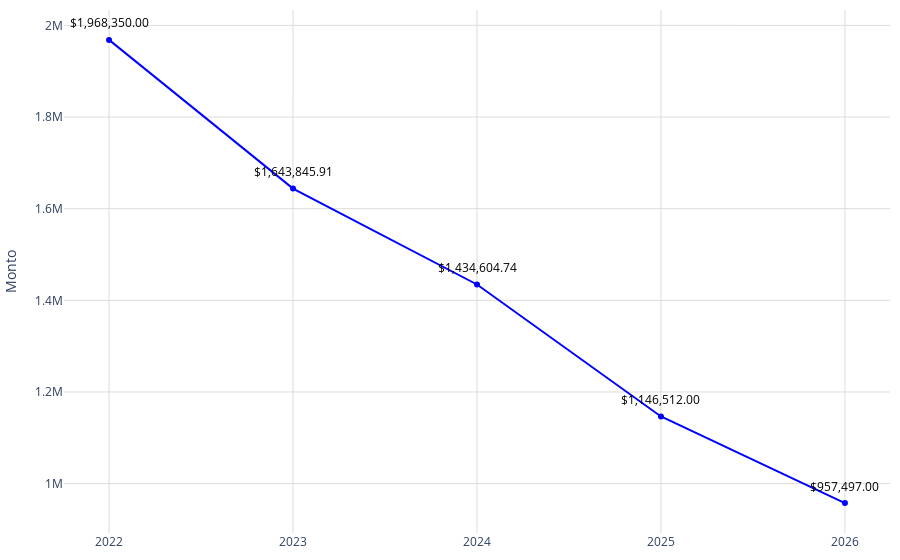

The code cell stored with this chart in its notebook:
### Code cell
# Datos
año = total_todos['año']
promedio = total_todos['precio_promedio']

# Crear una función para formatear los valores grandes en palabras en español
def formatear_numero(valor):
    if valor >= 1_000_000_000_000:
        return f'{valor / 1_000_000_000:.2f} billones'
    elif valor >= 1_000_000_000:
        return f'{valor / 1_000_000_000:.0f} mil millones'  # Mil millones
    elif valor >= 1_000_000:
        return f'{valor / 1_000_000:.0f} millones'  # Millones
    elif valor >= 1_000:
        return f'{valor / 1_000:.0f} mil'  # Mil
    else:
        return str(valor)
# Configurar los valores y el texto del eje Y
tickvals = [4150000000000, 4160000000000, 4170000000000]
ticktext = [formatear_numero(val) for val in tickvals]

fig = go.Figure()
fig.add_trace(go.Scatter(
    x=año,
    y=promedio,
    mode='markers+lines',
    marker=dict(color='blue'),
))
# Agregar anotaciones para mostrar los valores encima de los puntos
for a, p in zip(año, promedio):
    fig.add_annotation(
        x=a,
        y=p,
        text=f"${p:,.2f}",  # Formatear el valor del promedio como moneda
        showarrow=False,
        font=dict(color='black', size=12),
        xshift=0,
        yshift=17,
        textangle=0
    )
# Actualizar diseño
fig.update_layout(
    #title='Plusvalía estimada',   
    yaxis=dict(
        title="Monto",
        gridwidth=1,  # Ancho de las líneas de la cuadrícula
        gridcolor='#dddcda', 

    ),
    xaxis=dict(
        gridcolor='#dddcda', 
        tickmode='array',
        tickvals=año,
        ticktext=año
    ),
    plot_bgcolor='rgba(0,0,0,0)',
        margin=dict(l=10, r=10, t=10, b=10)

)
# Exportar gráfica como archivo HTML
def guardar_grafico_como_html(fig, nombre_archivo, carpeta='graficas'):
    # Crear la carpeta si no existe
    if not os.path.exists(carpeta):
        os.makedirs(carpeta)
    
    # Gráfica como archivo HTML en la carpeta especificada
    pio.write_html(fig, f'{carpeta}/{nombre_archivo}.html')

guardar_grafico_como_html(fig, 'g_scatt_plusvaliaestimada', carpeta='graficas')
fig.show()

### Figure 1 — Plotly figure (JSON) as saved in the notebook; plotly's stock layout.template omitted (floating-point values rounded to 4 significant figures)
{"data": [{"marker": {"color": "blue"}, "mode": "markers+lines", "type": "scatter", "x": [2022, 2023, 2024, 2025, 2026], "y": [1968350, 1644000.0, 1435000.0, 1146512, 957497]}], "layout": {"annotations": [{"font": {"color": "black", "size": 12}, "showarrow": false, "text": "$1,968,350.00", "textangle": 0, "x": 2022, "xshift": 0, "y": 1968350, "yshift": 17}, {"font": {"color": "black", "size": 12}, "showarrow": false, "text": "$1,643,845.91", "textangle": 0, "x": 2023, "xshift": 0, "y": 1644000.0, "yshift": 17}, {"font": {"color": "black", "size": 12}, "showarrow": false, "text": "$1,434,604.74", "textangle": 0, "x": 2024, "xshift": 0, "y": 1435000.0, "yshift": 17}, {"font": {"color": "black", "size": 12}, "showarrow": false, "text": "$1,146,512.00", "textangle": 0, "x": 2025, "xshift": 0, "y": 1146512, "yshift": 17}, {"font": {"color": "black", "size": 12}, "showarrow": false, "text": "$957,497.00", "textangle": 0, "x": 2026, "xshift": 0, "y": 957497, "yshift": 17}], "margin": {"b": 10, "l": 10, "r": 10, "t": 10}, "plot_bgcolor": "rgba(0,0,0,0)", "xaxis": {"gridcolor": "#dddcda", "tickmode": "array", "ticktext": [2022, 2023, 2024, 2025, 2026], "tickvals": [2022, 2023, 2024, 2025, 2026]}, "yaxis": {"gridcolor": "#dddcda", "gridwidth": 1, "title": {"text": "Monto"}}}}
